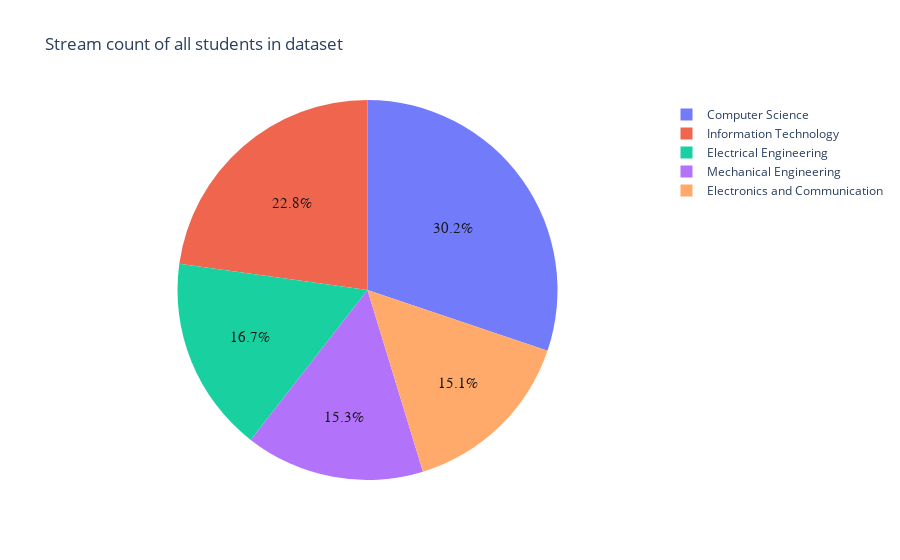

Notebook code cell kept with this figure:
### Code cell
fig = px.pie(data_frame=updated_df, names='stream', opacity=0.9, title='Stream count of all students in dataset')
fig.update_traces(
    textinfo='percent',
    textfont=dict(size=15, color='black', family='Arial'),
)

fig.show()

### Figure 1 — Plotly figure (JSON) as saved in the notebook; plotly's stock layout.template omitted (floating-point values rounded to 4 significant figures; data arrays with more than 128 entries replaced by an {"elided": "..."} marker saying what was removed)
{"data": [{"domain": {"x": [0, 1], "y": [0, 1]}, "hovertemplate": "stream=%{label}<extra></extra>", "labels": {"elided": "636 str values"}, "legendgroup": "", "name": "", "opacity": 0.9, "showlegend": true, "textfont": {"color": "black", "family": "Arial", "size": 15}, "textinfo": "percent", "type": "pie"}], "layout": {"legend": {"tracegroupgap": 0}, "title": {"text": "Stream count of all students in dataset"}}}
